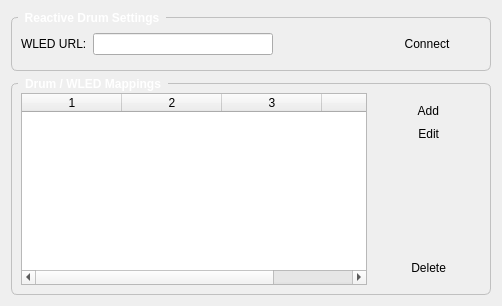
            <widget class="QWidget" name="reactiveWidget">
             <layout class="QVBoxLayout" name="verticalLayout_15">
              <item>
               <widget class="QGroupBox" name="groupBox_6">
                <property name="sizePolicy">
                 <sizepolicy hsizetype="MinimumExpanding" vsizetype="Fixed">
                  <horstretch>0</horstretch>
                  <verstretch>0</verstretch>
                 </sizepolicy>
                </property>
                <property name="minimumSize">
                 <size>
                  <width>120</width>
                  <height>60</height>
                 </size>
                </property>
                <property name="styleSheet">
                 <string notr="true">QGroupBox{
	border: 1px solid white;
	color: #ffffff;
}

QGroupBox::title {
    subcontrol-origin: margin;
    left: 7px;
	top: -10ox;
    padding: 0px 5px 0px 5px;
}

QGroupBox {
    font: bold;
    border: 1px solid silver;
    border-radius: 6px;
    margin-top: 6px;
}</string>
                </property>
                <property name="title">
                 <string>Reactive Drum Settings</string>
                </property>
                <layout class="QHBoxLayout" name="horizontalLayout">
                 <property name="rightMargin">
                  <number>18</number>
                 </property>
                 <item>
                  <widget class="QLabel" name="label_11">
                   <property name="text">
                    <string>WLED URL:</string>
                   </property>
                  </widget>
                 </item>
                 <item>
                  <widget class="QLineEdit" name="reactWledUrlLineEdit">
                   <property name="sizePolicy">
                    <sizepolicy hsizetype="Fixed" vsizetype="Fixed">
                     <horstretch>0</horstretch>
                     <verstretch>0</verstretch>
                    </sizepolicy>
                   </property>
                   <property name="minimumSize">
                    <size>
                     <width>180</width>
                     <height>0</height>
                    </size>
                   </property>
                  </widget>
                 </item>
                 <item>
                  <spacer name="horizontalSpacer">
                   <property name="orientation">
                    <enum>Qt::Horizontal</enum>
                   </property>
                   <property name="sizeHint" stdset="0">
                    <size>
                     <width>52</width>
                     <height>20</height>
                    </size>
                   </property>
                  </spacer>
                 </item>
                 <item>
                  <spacer name="horizontalSpacer_2">
                   <property name="orientation">
                    <enum>Qt::Horizontal</enum>
                   </property>
                   <property name="sizeHint" stdset="0">
                    <size>
                     <width>51</width>
                     <height>20</height>
                    </size>
                   </property>
                  </spacer>
                 </item>
                 <item>
                  <widget class="QToolButton" name="reactConnectButton">
                   <property name="minimumSize">
                    <size>
                     <width>90</width>
                     <height>0</height>
                    </size>
                   </property>
                   <property name="styleSheet">
                    <string notr="true">QToolButton {
	border-width: 1px;
	border-width: 1px;
	border-width: 1px;
 	border-radius: 5px;
}

QToolButton:pressed
{
	border-style:solid;
	border-width:1px;
	border-color: #ffffff;
	margin-left: 3px;
	margin-top: 3px;
}</string>
                   </property>
                   <property name="text">
                    <string>Connect</string>
                   </property>
                   <property name="icon">
                    <iconset resource="../../Resources.qrc">
                     <normaloff>:/resources/img/icons/zap.svg</normaloff>:/resources/img/icons/zap.svg</iconset>
                   </property>
                   <property name="toolButtonStyle">
                    <enum>Qt::ToolButtonTextBesideIcon</enum>
                   </property>
                  </widget>
                 </item>
                </layout>
               </widget>
              </item>
              <item>
               <widget class="QGroupBox" name="groupBox_3">
                <property name="styleSheet">
                 <string notr="true">QGroupBox{
	border: 1px solid white;
	color: #ffffff;
}

QGroupBox::title {
    subcontrol-origin: margin;
    left: 7px;
	top: -10ox;
    padding: 0px 5px 0px 5px;
}

QGroupBox {
    font: bold;
    border: 1px solid silver;
    border-radius: 6px;
    margin-top: 6px;
}</string>
                </property>
                <property name="title">
                 <string>Drum / WLED Mappings</string>
                </property>
                <layout class="QHBoxLayout" name="horizontalLayout_2">
                 <item>
                  <widget class="QTableWidget" name="reactTable">
                   <property name="selectionMode">
                    <enum>QAbstractItemView::SingleSelection</enum>
                   </property>
                   <property name="selectionBehavior">
                    <enum>QAbstractItemView::SelectRows</enum>
                   </property>
                   <property name="columnCount">
                    <number>4</number>
                   </property>
                   <column/>
                   <column/>
                   <column/>
                   <column/>
                  </widget>
                 </item>
                 <item>
                  <widget class="QWidget" name="widget" native="true">
                   <property name="sizePolicy">
                    <sizepolicy hsizetype="Fixed" vsizetype="Preferred">
                     <horstretch>0</horstretch>
                     <verstretch>0</verstretch>
                    </sizepolicy>
                   </property>
                   <property name="minimumSize">
                    <size>
                     <width>100</width>
                     <height>0</height>
                    </size>
                   </property>
                   <layout class="QVBoxLayout" name="verticalLayout_16">
                    <item>
                     <widget class="QToolButton" name="reactAddButton">
                      <property name="minimumSize">
                       <size>
                        <width>90</width>
                        <height>0</height>
                       </size>
                      </property>
                      <property name="styleSheet">
                       <string notr="true">QToolButton {
	border-width: 1px;
	border-width: 1px;
	border-width: 1px;
 	border-radius: 5px;
}

QToolButton:pressed
{
	border-style:solid;
	border-width:1px;
	border-color: #ffffff;
	margin-left: 3px;
	margin-top: 3px;
}</string>
                      </property>
                      <property name="text">
                       <string> Add</string>
                      </property>
                      <property name="icon">
                       <iconset resource="../../Resources.qrc">
                        <normaloff>:/resources/img/icons/plus-square.svg</normaloff>:/resources/img/icons/plus-square.svg</iconset>
                      </property>
                      <property name="iconSize">
                       <size>
                        <width>24</width>
                        <height>24</height>
                       </size>
                      </property>
                      <property name="toolButtonStyle">
                       <enum>Qt::ToolButtonTextBesideIcon</enum>
                      </property>
                     </widget>
                    </item>
                    <item>
                     <widget class="QToolButton" name="reactEditButton">
                      <property name="minimumSize">
                       <size>
                        <width>90</width>
                        <height>0</height>
                       </size>
                      </property>
                      <property name="styleSheet">
                       <string notr="true">QToolButton {
	border-width: 1px;
	border-width: 1px;
	border-width: 1px;
 	border-radius: 5px;
}

QToolButton:pressed
{
	border-style:solid;
	border-width:1px;
	border-color: #ffffff;
	margin-left: 3px;
	margin-top: 3px;
}</string>
                      </property>
                      <property name="text">
                       <string> Edit</string>
                      </property>
                      <property name="icon">
                       <iconset resource="../../Resources.qrc">
                        <normaloff>:/resources/img/icons/edit.svg</normaloff>:/resources/img/icons/edit.svg</iconset>
                      </property>
                      <property name="iconSize">
                       <size>
                        <width>24</width>
                        <height>24</height>
                       </size>
                      </property>
                      <property name="toolButtonStyle">
                       <enum>Qt::ToolButtonTextBesideIcon</enum>
                      </property>
                     </widget>
                    </item>
                    <item>
                     <spacer name="verticalSpacer_2">
                      <property name="orientation">
                       <enum>Qt::Vertical</enum>
                      </property>
                      <property name="sizeHint" stdset="0">
                       <size>
                        <width>20</width>
                        <height>106</height>
                       </size>
                      </property>
                     </spacer>
                    </item>
                    <item>
                     <widget class="QToolButton" name="reactDeleteButton">
                      <property name="minimumSize">
                       <size>
                        <width>90</width>
                        <height>0</height>
                       </size>
                      </property>
                      <property name="styleSheet">
                       <string notr="true">QToolButton {
	border-width: 1px;
	border-width: 1px;
	border-width: 1px;
 	border-radius: 5px;
}

QToolButton:pressed
{
	border-style:solid;
	border-width:1px;
	border-color: #ffffff;
	margin-left: 3px;
	margin-top: 3px;
}</string>
                      </property>
                      <property name="text">
                       <string> Delete</string>
                      </property>
                      <property name="icon">
                       <iconset resource="../../Resources.qrc">
                        <normaloff>:/resources/img/icons/x-square.svg</normaloff>:/resources/img/icons/x-square.svg</iconset>
                      </property>
                      <property name="iconSize">
                       <size>
                        <width>24</width>
                        <height>24</height>
                       </size>
                      </property>
                      <property name="toolButtonStyle">
                       <enum>Qt::ToolButtonTextBesideIcon</enum>
                      </property>
                     </widget>
                    </item>
                   </layout>
                  </widget>
                 </item>
                </layout>
               </widget>
              </item>
             </layout>
            </widget>
